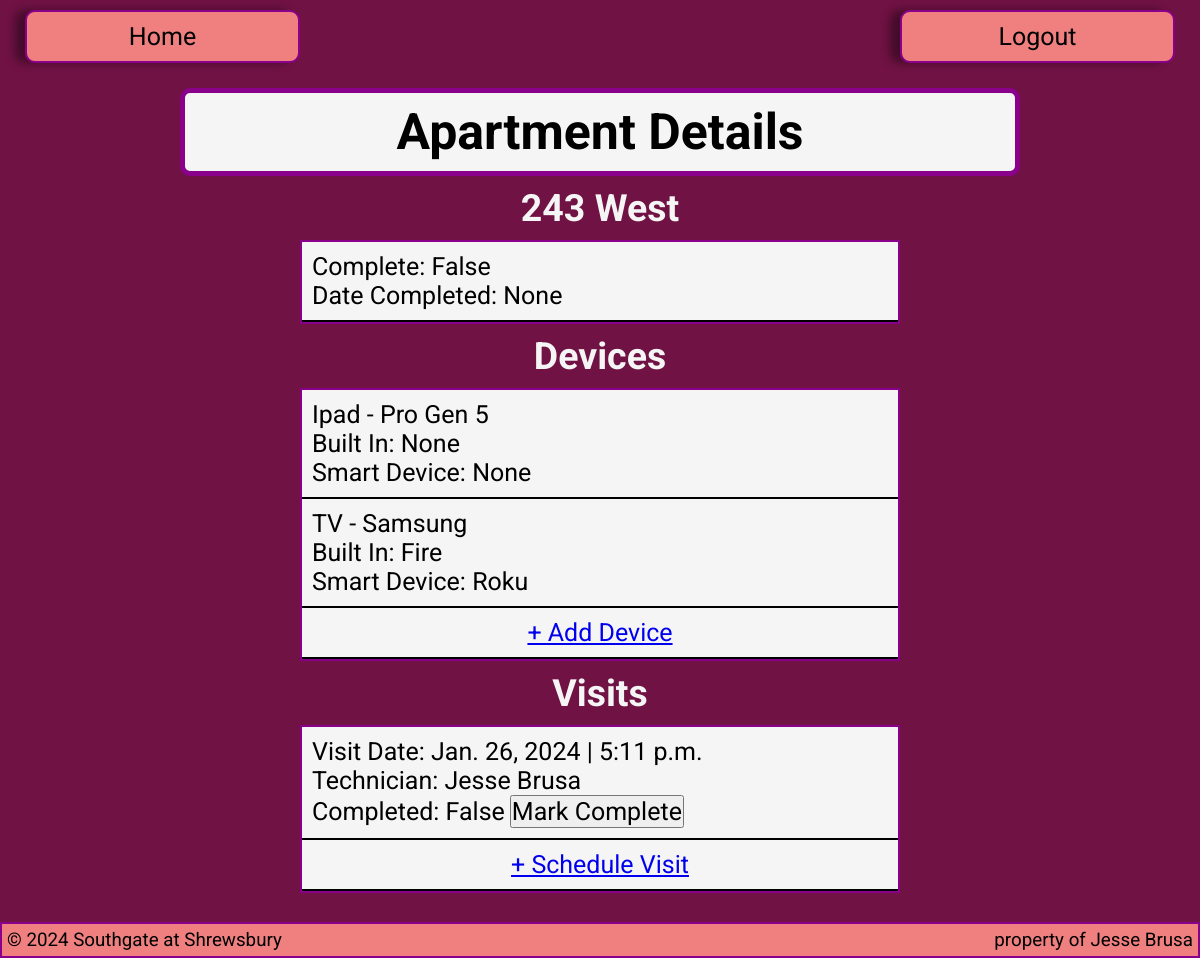
Before: /streaming-transition/apartment/1/ with the older database file.
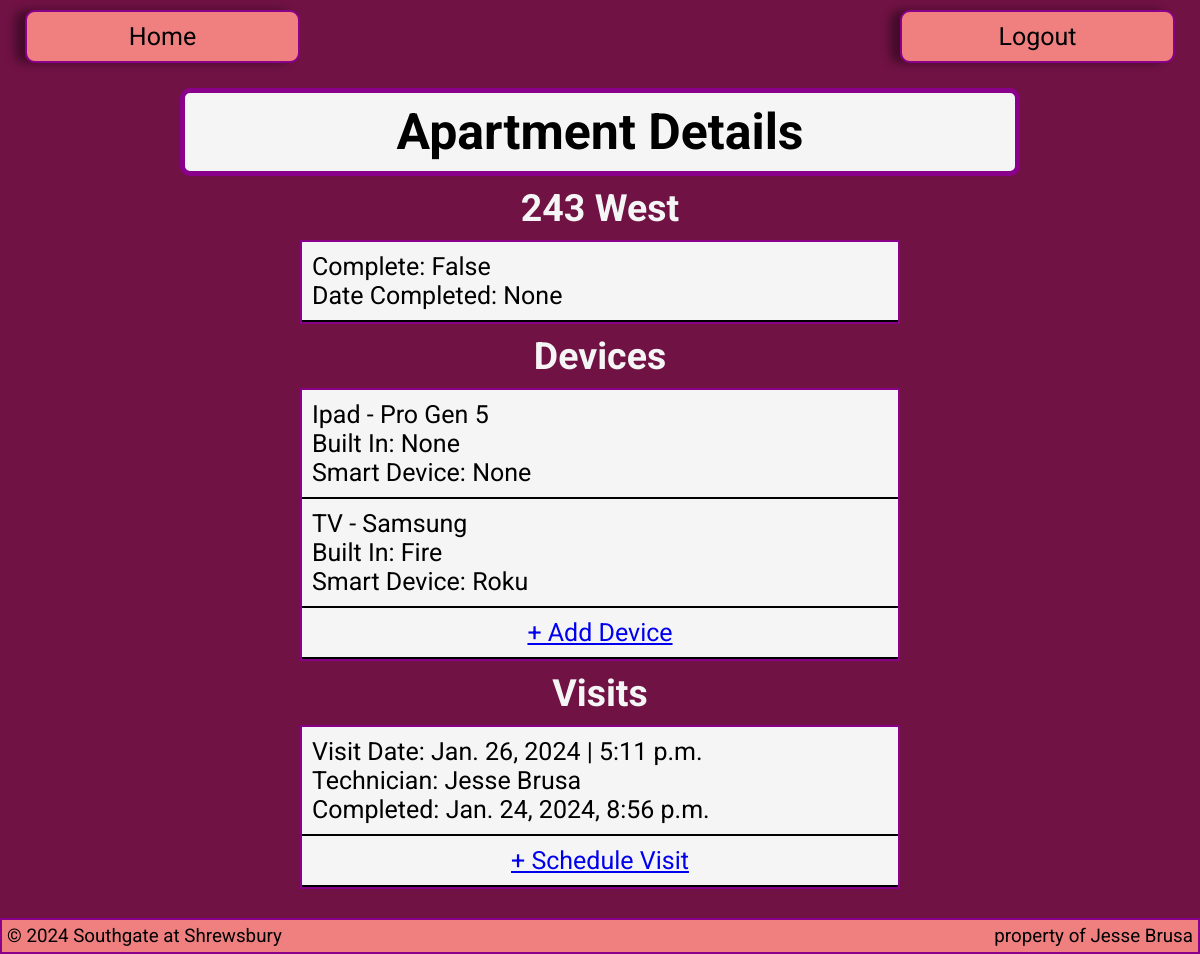
After: the same page with the newer database file.
### streaming_transition/models.py (models this page shows, shortened)
class Apartment(models.Model):
    apartment_number = models.IntegerField()
    building = models.CharField(max_length=255)
    complete = models.BooleanField(default=False)
    date_completed = models.DateField(null=True, blank=True)

class Device(models.Model):
    apartment = models.ForeignKey(Apartment, on_delete=models.CASCADE, related_name='devices')
    device_type = models.CharField(max_length=255)
    model = models.CharField(max_length=255)
    built_in = models.CharField(max_length=255, null=True, blank=True, default=None)
    smart_device = models.CharField(max_length=255, null=True, blank=True)
    recommendation = models.TextField(null=True, blank=True)

class Visit(models.Model):
    apartment = models.ForeignKey(Apartment, on_delete=models.CASCADE, related_name='visits')
    date = models.DateField()
    time = models.TimeField()
    technician = models.CharField(max_length=255)
    comment = models.TextField(null=True, blank=True)
    time_completed = models.DateTimeField(null=True, blank=True, default=None)

### streaming_transition/views.py (the view)
# urls.py: path('apartment/<int:pk>/', ApartmentDetailView.as_view(), name='apartment'),
class ApartmentDetailView(DetailView):
    model = Apartment
    context_object_name = 'apartment'
    template_name = 'base/details.html'
    def get_queryset(self):
        queryset = super().get_queryset()
        return queryset.prefetch_related('visits', 'devices')
    def get_context_data(self, **kwargs):
        context = super().get_context_data(**kwargs)
        apartment = self.object
        context['devices'] = apartment.devices.all()
        context['visits'] = apartment.visits.all()
        return context

### streaming_transition/templates/base/details.html (shortened to what this page needs)
{% extends 'base/streaming-transition-main.html' %}
{% block content %}
<div class="header">
    <h1>Apartment Details</h1>
</div>
<div class="tableHeader">
    <h2>{{ apartment.apartment_number }} {{ apartment.building }}</h2>
</div>
<ul class="detailContainer">
    <li>
        <p>Complete: {{ apartment.complete }}</p>
        <p>Date Completed: {{ apartment.date_completed }}</p>
    </li>
</ul>
<div class="tableHeader">
    <h2>Devices</h2>
</div>
<ul class="detailContainer">
    {% for device in devices %}
    <li>
        <p>{{ device.device_type }} - {{ device.model }}</p>
        <p>Built In: {{ device.built_in }}</p>
        <p>Smart Device: {{ device.smart_device }}</p>
    </li>
    {% empty %}
    <li>No devices found.</li>
    {% endfor %}
    <li class="detailLink"><a href="{% url 'device-form' apartment.id %}">+ Add Device</a></li>
</ul>
<div class="tableHeader">
    <h2>Visits</h2>
</div>
<ul class="detailContainer">
    {% for visit in visits %}
    <li>
        <p>Visit Date: {{ visit.date }} | {{ visit.time }}</p>
        <p>Technician: {{ visit.technician }}</p>
        {% if visit.time_completed %}
            <p>Completed: {{ visit.time_completed }}</p>
        {% else %}
            <div class="rowItems">
                <p>Completed: False</p>
                <button class="complete-button" data-visit-id="{{ visit.id }}">Mark Complete</button>
            </div>
        {% endif %}
    </li>
    {% empty %}
    <li>No visits found.</li>
    {% endfor %}
    <li class="detailLink"><a href="{% url 'visit-form' apartment.id %}">+ Schedule Visit</a></li>
</ul>
<br>
{% include 'base/footer.html' %}
{% endblock %}

### streaming_transition/templates/base/streaming-transition-main.html (shortened to what this page needs)
{% load static %}
<!DOCTYPE html>
<html lang="en">
<head>
    <link rel='stylesheet' type='text/css' media='screen' href="{% static 'css/streaming-transition-stylesheet.css' %}">
</head>
<body>
    <div class="headerContainer">
        <a href="{% url 'streaming-transition-home' %}" class="btnLink btnBack">Home</a>
        <a href="{% url 'logout' %}" class="btnLink btnBack">Logout</a>
    </div>
    {% block content %}
    {% endblock %}
</body>
</html>

### streaming_transition/templates/base/footer.html
<footer>
    <p>&copy; {% now "Y" %} Southgate at Shrewsbury</p>
    <p>property of Jesse Brusa</p>
</footer>

### streaming_transition/static/css/streaming-transition-stylesheet.css (style rules this page uses)
* { margin: 0; padding: 0; box-sizing: border-box; font-size: 25px; font-family: 'Roboto', sans-serif; }
body { background-color: rgb(112, 18, 68); display: flex; flex-direction: column; min-height: 100vh; }
.btnLink { background-color: lightcoral; border: 2px solid darkmagenta; width: 275px; text-align: center; padding: 10px 5px; border-radius: 10px; margin: 1rem; box-shadow: -10px 0px 10px 0px rgba(0, 0, 0, 0.4); transition: all 0.15s ease-in-out; }
.btnBack { margin-top: 10px; text-decoration: none; color: black; }
.detailContainer { width: 50%; min-width: 350px; margin-left: auto; margin-right: auto; background-color: whitesmoke; border: 2px solid darkmagenta; }
.detailContainer li { list-style-type: none; padding: 10px; border-bottom: 2px solid black; }
.header { background-color: whitesmoke; display: flex; flex-direction: column; justify-content: center; align-items: center; min-width: 350px; width: 70%; margin-left: auto; margin-right: auto; border-radius: 10px; border: 5px solid darkmagenta; }
.header h1 { font-size: 2rem; padding: 10px; text-align: center; }
.detailLink { display: flex; justify-content: center; align-items: center; width: 100%; text-align: center; }
footer { width: 100%; padding: 5px; display: flex; justify-content: space-between; align-items: center; background-color: lightcoral; border: 2px solid darkmagenta; margin-top: auto; }
footer p { font-size: .75rem; text-align: center; }
.headerContainer { display: flex; justify-content: space-between; align-items: center; flex-wrap: wrap; width: 100%; }
.tableHeader { display: flex; justify-content: center; align-items: center; }
.tableHeader h2 { font-size: 1.5rem; padding: 10px; text-align: center; color: whitesmoke; }

Changed rows visible on the page:
changed Visit "Jesse Brusa": time_completed (not shown) → "Jan. 24, 2024, 8:56 p.m."; time_completed "Completed: False Mark Complete" → "Completed:"
